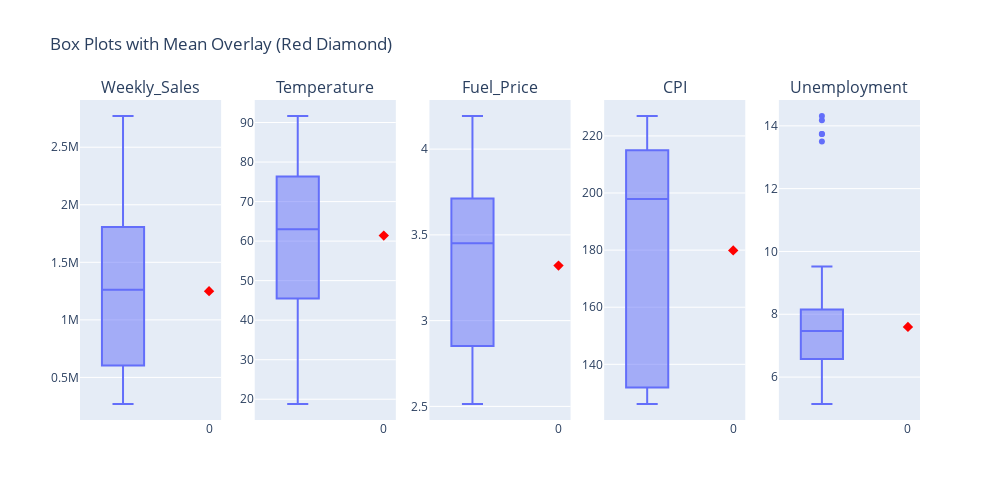

The cell this chart's notebook holds for it:
### Code cell
# List of columns to plot
columns_to_plot = ['Weekly_Sales', 'Temperature', 'Fuel_Price', 'CPI', 'Unemployment']

# Create a subplot grid
fig = make_subplots(rows=1, cols=len(columns_to_plot), subplot_titles=columns_to_plot)

# Plot a box plot and add mean marker for each column
for i, col in enumerate(columns_to_plot, start=1):
    # Box plot trace
    box_plot = px.box(df1, y=col).data[0]
    fig.add_trace(box_plot, row=1, col=i)

    # Compute and add mean marker
    mean_val = df1[col].mean()
    fig.add_trace(
        go.Scatter(
            x=[0],  # dummy x because subplot is vertical
            y=[mean_val],
            mode='markers',
            marker=dict(color='red', size=8, symbol='diamond'),
            showlegend=False,
            hovertemplate=f"Mean: {mean_val:.2f}<extra></extra>"
        ),
        row=1,
        col=i
    )

# Update layout
fig.update_layout(
    title_text="Box Plots with Mean Overlay (Red Diamond)",
    showlegend=False,
    height=500,
    width=200 * len(columns_to_plot)
)

# Show the plot
fig.show()

### Figure 1 — Plotly figure (JSON) as saved in the notebook; plotly's stock layout.template omitted (floating-point values rounded to 4 significant figures; data arrays with more than 128 entries replaced by an {"elided": "..."} marker saying what was removed)
{"data": [{"alignmentgroup": "True", "hovertemplate": "Weekly_Sales=%{y}<extra></extra>", "legendgroup": "", "marker": {"color": "#636efa"}, "name": "", "notched": false, "offsetgroup": "", "orientation": "v", "showlegend": false, "type": "box", "x0": " ", "xaxis": "x", "y": {"elided": "150 float values"}, "y0": " ", "yaxis": "y"}, {"hovertemplate": "Mean: 1249535.83<extra></extra>", "marker": {"color": "red", "size": 8, "symbol": "diamond"}, "mode": "markers", "showlegend": false, "type": "scatter", "x": [0], "xaxis": "x", "y": [1250000.0], "yaxis": "y"}, {"alignmentgroup": "True", "hovertemplate": "Temperature=%{y}<extra></extra>", "legendgroup": "", "marker": {"color": "#636efa"}, "name": "", "notched": false, "offsetgroup": "", "orientation": "v", "showlegend": false, "type": "box", "x0": " ", "xaxis": "x2", "y": {"elided": "150 float values"}, "y0": " ", "yaxis": "y2"}, {"hovertemplate": "Mean: 61.40<extra></extra>", "marker": {"color": "red", "size": 8, "symbol": "diamond"}, "mode": "markers", "showlegend": false, "type": "scatter", "x": [0], "xaxis": "x2", "y": [61.4], "yaxis": "y2"}, {"alignmentgroup": "True", "hovertemplate": "Fuel_Price=%{y}<extra></extra>", "legendgroup": "", "marker": {"color": "#636efa"}, "name": "", "notched": false, "offsetgroup": "", "orientation": "v", "showlegend": false, "type": "box", "x0": " ", "xaxis": "x3", "y": {"elided": "150 float values"}, "y0": " ", "yaxis": "y3"}, {"hovertemplate": "Mean: 3.32<extra></extra>", "marker": {"color": "red", "size": 8, "symbol": "diamond"}, "mode": "markers", "showlegend": false, "type": "scatter", "x": [0], "xaxis": "x3", "y": [3.321], "yaxis": "y3"}, {"alignmentgroup": "True", "hovertemplate": "CPI=%{y}<extra></extra>", "legendgroup": "", "marker": {"color": "#636efa"}, "name": "", "notched": false, "offsetgroup": "", "orientation": "v", "showlegend": false, "type": "box", "x0": " ", "xaxis": "x4", "y": {"elided": "150 float values"}, "y0": " ", "yaxis": "y4"}, {"hovertemplate": "Mean: 179.90<extra></extra>", "marker": {"color": "red", "size": 8, "symbol": "diamond"}, "mode": "markers", "showlegend": false, "type": "scatter", "x": [0], "xaxis": "x4", "y": [179.9], "yaxis": "y4"}, {"alignmentgroup": "True", "hovertemplate": "Unemployment=%{y}<extra></extra>", "legendgroup": "", "marker": {"color": "#636efa"}, "name": "", "notched": false, "offsetgroup": "", "orientation": "v", "showlegend": false, "type": "box", "x0": " ", "xaxis": "x5", "y": {"elided": "150 float values"}, "y0": " ", "yaxis": "y5"}, {"hovertemplate": "Mean: 7.60<extra></extra>", "marker": {"color": "red", "size": 8, "symbol": "diamond"}, "mode": "markers", "showlegend": false, "type": "scatter", "x": [0], "xaxis": "x5", "y": [7.598], "yaxis": "y5"}], "layout": {"annotations": [{"font": {"size": 16}, "showarrow": false, "text": "Weekly_Sales", "x": 0.084, "xanchor": "center", "xref": "paper", "y": 1, "yanchor": "bottom", "yref": "paper"}, {"font": {"size": 16}, "showarrow": false, "text": "Temperature", "x": 0.292, "xanchor": "center", "xref": "paper", "y": 1, "yanchor": "bottom", "yref": "paper"}, {"font": {"size": 16}, "showarrow": false, "text": "Fuel_Price", "x": 0.5, "xanchor": "center", "xref": "paper", "y": 1, "yanchor": "bottom", "yref": "paper"}, {"font": {"size": 16}, "showarrow": false, "text": "CPI", "x": 0.708, "xanchor": "center", "xref": "paper", "y": 1, "yanchor": "bottom", "yref": "paper"}, {"font": {"size": 16}, "showarrow": false, "text": "Unemployment", "x": 0.916, "xanchor": "center", "xref": "paper", "y": 1, "yanchor": "bottom", "yref": "paper"}], "height": 500, "showlegend": false, "title": {"text": "Box Plots with Mean Overlay (Red Diamond)"}, "width": 1000, "xaxis": {"anchor": "y", "domain": [0, 0.168]}, "xaxis2": {"anchor": "y2", "domain": [0.208, 0.376]}, "xaxis3": {"anchor": "y3", "domain": [0.416, 0.584]}, "xaxis4": {"anchor": "y4", "domain": [0.624, 0.792]}, "xaxis5": {"anchor": "y5", "domain": [0.832, 1]}, "yaxis": {"anchor": "x", "domain": [0, 1]}, "yaxis2": {"anchor": "x2", "domain": [0, 1]}, "yaxis3": {"anchor": "x3", "domain": [0, 1]}, "yaxis4": {"anchor": "x4", "domain": [0, 1]}, "yaxis5": {"anchor": "x5", "domain": [0, 1]}}}
